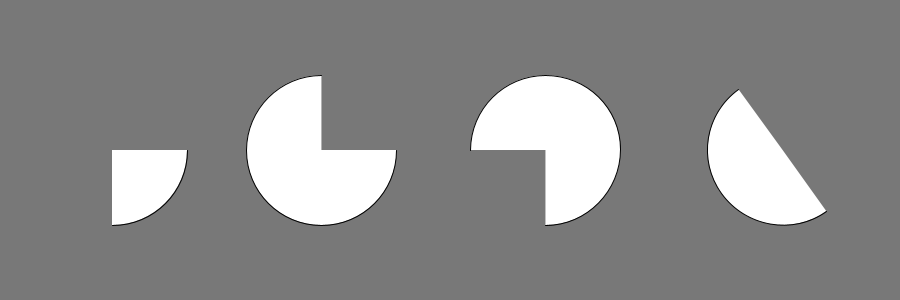
Frame 1 (no input)
Frame 60 (the mouse pressed at the canvas centre just before this capture): identical to frame 1, image omitted
Frame 120 (the mouse held since frame 60 and released just before this capture): identical to frame 1, image omitted

The Processing sketch that drew this single still picture (run headless with seeded random() and noise(); from frame 60 on, the mouse is pressed at the canvas centre):

// Processing sketch: NVArc
// ── NVArc.pde
void setup()
{
  size(900,300);
}
void draw()
{
  // This math basically makes the circle fit no matter what size of the screen.
  int scale = (height+width)/8;
  // I positioned the circles this way so they can be in place no matter what size.
  background(120);
  arc(width/8,height/2,scale,scale,0,PI/2);
  arc(width/2.8,height/2,scale,scale,0,PI*1.5);
  arc(width/1.65,height/2,scale,scale,-PI,PI/2);
  arc(width/1.15,height/2,scale,scale,0.95,PI*1.3);
}
